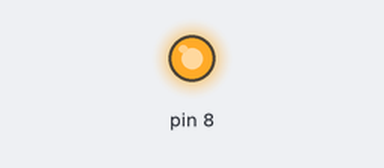
Simulated run of this program. Board: Raspberry Pi (header pin numbers). Parts: output pins drawn as LEDs (lit = HIGH).

Above: at 2.0 s.
At 9.2 s:
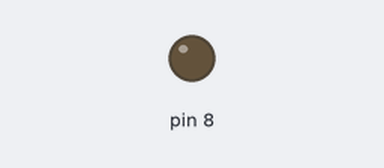
Timing chart, 0 to 12.7 s (numbered marks = the images above):
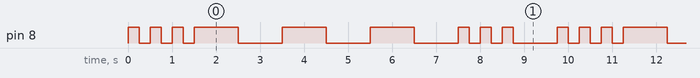

The program:

blink.py
```python
import RPi.GPIO as GPIO
from time import sleep

GPIO.setwarnings(False)
GPIO.setmode(GPIO.BOARD)
GPIO.setup(8, GPIO.OUT, initial=GPIO.LOW)

while True:
    GPIO.output(8, GPIO.HIGH)
    sleep(.25)
    GPIO.output(8, GPIO.LOW)
    sleep(.25)
    GPIO.output(8, GPIO.HIGH)
    sleep(.25)
    GPIO.output(8, GPIO.LOW)
    sleep(.25)
    GPIO.output(8, GPIO.HIGH)
    sleep(.25)
    GPIO.output(8, GPIO.LOW)
    sleep(.25)
    GPIO.output(8, GPIO.HIGH)
    sleep(1)
    GPIO.output(8, GPIO.LOW)
    sleep(1)
    GPIO.output(8, GPIO.HIGH)
    sleep(1)
    GPIO.output(8, GPIO.LOW)
    sleep(1)
    GPIO.output(8, GPIO.HIGH)
    sleep(1)
    GPIO.output(8, GPIO.LOW)
    sleep(1)
    GPIO.output(8, GPIO.HIGH)
    sleep(.25)
    GPIO.output(8, GPIO.LOW)
    sleep(.25)
    GPIO.output(8, GPIO.HIGH)
    sleep(.25)
    GPIO.output(8, GPIO.LOW)
    sleep(.25)
    GPIO.output(8, GPIO.HIGH)
    sleep(.25)
    GPIO.output(8, GPIO.LOW)
    sleep(1)

    
```

Measured:
- by itself, pin 8: repeats every 9.8 s: 2 × (LOW 0.25 s, HIGH 0.25 s), LOW 0.25 s, 3 × (HIGH 1.0 s, LOW 1.0 s), 2 × (HIGH 0.25 s, LOW 0.25 s), HIGH 0.25 s, LOW 1.0 s, HIGH 0.25 s
- by itself, everything shown: repeats every 9.8 s, in 18 steps
